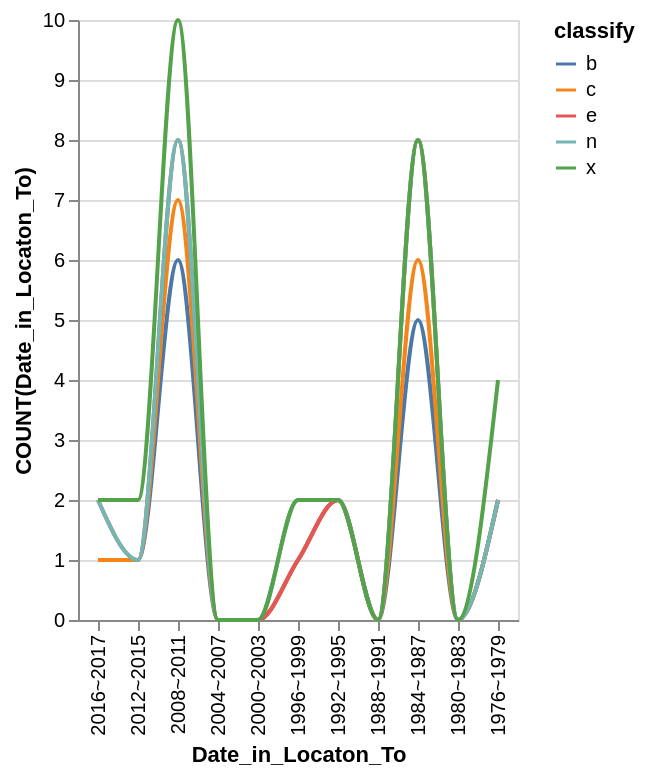

The specification (Vega-Lite) saved for this image:
### Vega-Lite specification from a JSON file in a GitHub repository (floating-point values rounded to 4 significant figures)
{"data": {"values": [{"x_data": "2016~2017", "y_data": 1, "classify": "b"}, {"x_data": "2012~2015", "y_data": 1, "classify": "b"}, {"x_data": "2008~2011", "y_data": 6, "classify": "b"}, {"x_data": "2004~2007", "y_data": 0, "classify": "b"}, {"x_data": "2000~2003", "y_data": 0, "classify": "b"}, {"x_data": "1996~1999", "y_data": 1, "classify": "b"}, {"x_data": "1992~1995", "y_data": 2, "classify": "b"}, {"x_data": "1988~1991", "y_data": 0, "classify": "b"}, {"x_data": "1984~1987", "y_data": 5, "classify": "b"}, {"x_data": "1980~1983", "y_data": 0, "classify": "b"}, {"x_data": "1976~1979", "y_data": 2, "classify": "b"}, {"x_data": "2016~2017", "y_data": 1, "classify": "c"}, {"x_data": "2012~2015", "y_data": 1, "classify": "c"}, {"x_data": "2008~2011", "y_data": 7, "classify": "c"}, {"x_data": "2004~2007", "y_data": 0, "classify": "c"}, {"x_data": "2000~2003", "y_data": 0, "classify": "c"}, {"x_data": "1996~1999", "y_data": 1, "classify": "c"}, {"x_data": "1992~1995", "y_data": 2, "classify": "c"}, {"x_data": "1988~1991", "y_data": 0, "classify": "c"}, {"x_data": "1984~1987", "y_data": 6, "classify": "c"}, {"x_data": "1980~1983", "y_data": 0, "classify": "c"}, {"x_data": "1976~1979", "y_data": 2, "classify": "c"}, {"x_data": "2016~2017", "y_data": 2, "classify": "e"}, {"x_data": "2012~2015", "y_data": 1, "classify": "e"}, {"x_data": "2008~2011", "y_data": 8, "classify": "e"}, {"x_data": "2004~2007", "y_data": 0, "classify": "e"}, {"x_data": "2000~2003", "y_data": 0, "classify": "e"}, {"x_data": "1996~1999", "y_data": 1, "classify": "e"}, {"x_data": "1992~1995", "y_data": 2, "classify": "e"}, {"x_data": "1988~1991", "y_data": 0, "classify": "e"}, {"x_data": "1984~1987", "y_data": 8, "classify": "e"}, {"x_data": "1980~1983", "y_data": 0, "classify": "e"}, {"x_data": "1976~1979", "y_data": 2, "classify": "e"}, {"x_data": "2016~2017", "y_data": 2, "classify": "n"}, {"x_data": "2012~2015", "y_data": 1, "classify": "n"}, {"x_data": "2008~2011", "y_data": 8, "classify": "n"}, {"x_data": "2004~2007", "y_data": 0, "classify": "n"}, {"x_data": "2000~2003", "y_data": 0, "classify": "n"}, {"x_data": "1996~1999", "y_data": 2, "classify": "n"}, {"x_data": "1992~1995", "y_data": 2, "classify": "n"}, {"x_data": "1988~1991", "y_data": 0, "classify": "n"}, {"x_data": "1984~1987", "y_data": 8, "classify": "n"}, {"x_data": "1980~1983", "y_data": 0, "classify": "n"}, {"x_data": "1976~1979", "y_data": 2, "classify": "n"}, {"x_data": "2016~2017", "y_data": 2, "classify": "x"}, {"x_data": "2012~2015", "y_data": 2, "classify": "x"}, {"x_data": "2008~2011", "y_data": 10, "classify": "x"}, {"x_data": "2004~2007", "y_data": 0, "classify": "x"}, {"x_data": "2000~2003", "y_data": 0, "classify": "x"}, {"x_data": "1996~1999", "y_data": 2, "classify": "x"}, {"x_data": "1992~1995", "y_data": 2, "classify": "x"}, {"x_data": "1988~1991", "y_data": 0, "classify": "x"}, {"x_data": "1984~1987", "y_data": 8, "classify": "x"}, {"x_data": "1980~1983", "y_data": 0, "classify": "x"}, {"x_data": "1976~1979", "y_data": 4, "classify": "x"}]}, "mark": {"type": "line", "interpolate": "monotone"}, "encoding": {"x": {"field": "x_data", "type": "nominal", "title": "Date_in_Locaton_To", "sort": "descending"}, "y": {"field": "y_data", "type": "quantitative", "title": "COUNT(Date_in_Locaton_To)"}, "color": {"field": "classify"}}}
